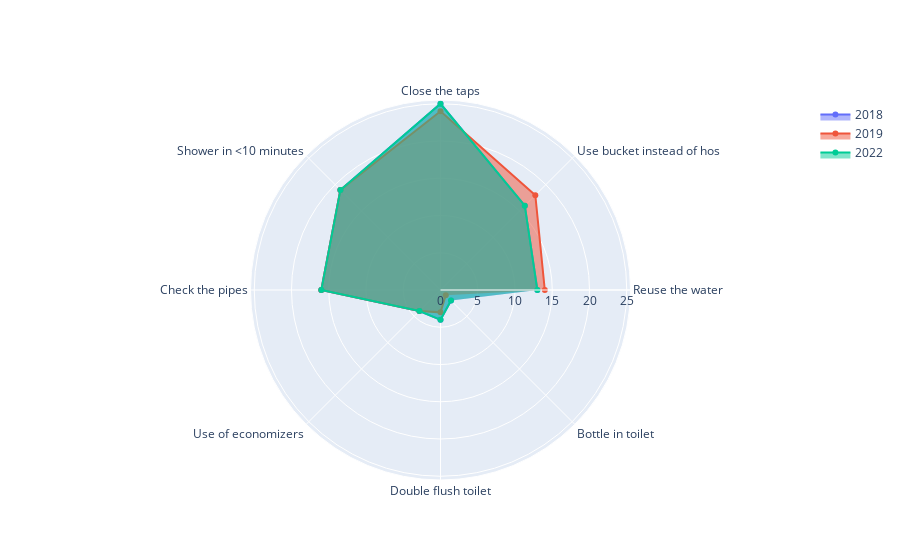

This figure's notebook cell:
### Code cell
index = ['Reuse the water', 'Use bucket instead of hos', 'Close the taps', 'Shower in <10 minutes', 'Check the pipes', 'Use of economizers', 'Double flush toilet', 'Bottle in toilet']

fig = go.Figure()

for year in res:
  fig.add_trace(go.Scatterpolar(
    r=res[year],
    theta=index,
    fill='toself',
    name=year
  ))

fig.show()

### Figure 1 — Plotly figure (JSON) as saved in the notebook; plotly's stock layout.template omitted (floating-point values rounded to 4 significant figures)
{"data": [{"fill": "toself", "name": "2018", "r": [13, 16, 25, 19, 16, 4, 4, 2], "theta": ["Reuse the water", "Use bucket instead of hos", "Close the taps", "Shower in <10 minutes", "Check the pipes", "Use of economizers", "Double flush toilet", "Bottle in toilet"], "type": "scatterpolar"}, {"fill": "toself", "name": "2019", "r": [14, 18, 24, 19, 16, 4, 3, 1], "theta": ["Reuse the water", "Use bucket instead of hos", "Close the taps", "Shower in <10 minutes", "Check the pipes", "Use of economizers", "Double flush toilet", "Bottle in toilet"], "type": "scatterpolar"}, {"fill": "toself", "name": "2022", "r": [13, 16, 25, 19, 16, 4, 4, 2], "theta": ["Reuse the water", "Use bucket instead of hos", "Close the taps", "Shower in <10 minutes", "Check the pipes", "Use of economizers", "Double flush toilet", "Bottle in toilet"], "type": "scatterpolar"}], "layout": {}}
